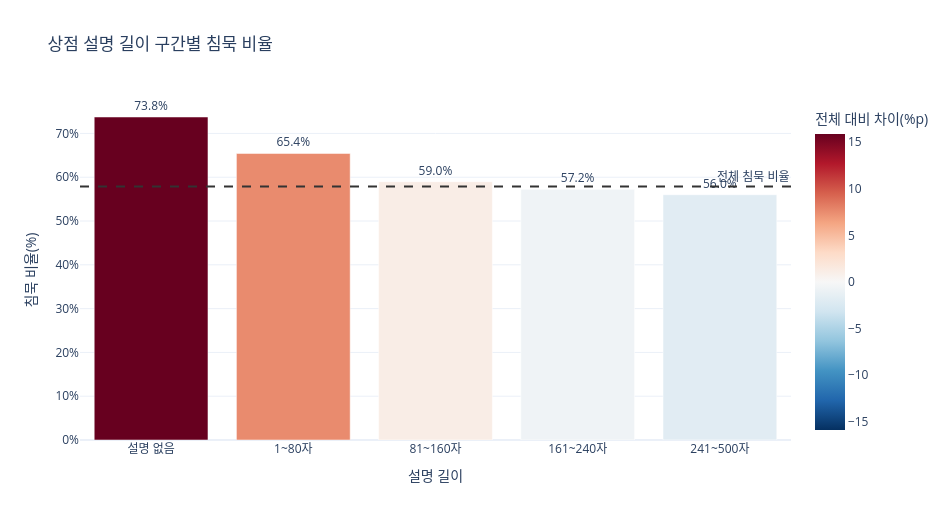

Source (notebook cell):
### Code cell
fig = px.bar(
    desc_risk,
    x="description_length_bin",
    y="silence_rate",
    color="rate_diff",
    color_continuous_scale="RdBu_r",
    color_continuous_midpoint=0,
    text="silence_rate",
    title="상점 설명 길이 구간별 침묵 비율",
    labels={"description_length_bin": "설명 길이", "silence_rate": "침묵 비율(%)", "rate_diff": "전체 대비 차이(%p)"},
    hover_data={"game_count": ":,", "silence_games": ":,", "lift": ":.2f"},
)
fig.add_hline(y=overall_silence_rate, line_dash="dash", line_color="#333333", annotation_text="전체 침묵 비율")
fig.update_traces(texttemplate="%{text:.1f}%", textposition="outside")
fig.update_layout(template="plotly_white", width=950, height=520, yaxis=dict(ticksuffix="%"))
fig.show()

### Figure 1 — Plotly figure (JSON) as saved in the notebook; plotly's stock layout.template omitted (floating-point values rounded to 4 significant figures)
{"data": [{"customdata": [[80.0, 59.0, 1.274], [836.0, 547.0, 1.131], [2577.0, 1520.0, 1.019], [3865.0, 2212.0, 0.9889], [4283.0, 2399.0, 0.9678]], "hovertemplate": "설명 길이=%{x}<br>침묵 비율(%)=%{text}<br>game_count=%{customdata[0]:,}<br>silence_games=%{customdata[1]:,}<br>lift=%{customdata[2]:.2f}<br>전체 대비 차이(%p)=%{marker.color}<extra></extra>", "legendgroup": "", "marker": {"color": [15.88, 7.558, 1.11, -0.6415, -1.861], "coloraxis": "coloraxis", "pattern": {"shape": ""}}, "name": "", "orientation": "v", "showlegend": false, "text": [73.75, 65.43, 58.98, 57.23, 56.01], "textposition": "outside", "texttemplate": "%{text:.1f}%", "type": "bar", "x": ["설명 없음", "1~80자", "81~160자", "161~240자", "241~500자"], "xaxis": "x", "y": [73.75, 65.43, 58.98, 57.23, 56.01], "yaxis": "y"}], "layout": {"annotations": [{"showarrow": false, "text": "전체 침묵 비율", "x": 1, "xanchor": "right", "xref": "x domain", "y": 57.87, "yanchor": "bottom", "yref": "y"}], "barmode": "relative", "coloraxis": {"cmid": 0, "colorbar": {"title": {"text": "전체 대비 차이(%p)"}}, "colorscale": [[0, "rgb(5,48,97)"], [0.1, "rgb(33,102,172)"], [0.2, "rgb(67,147,195)"], [0.3, "rgb(146,197,222)"], [0.4, "rgb(209,229,240)"], [0.5, "rgb(247,247,247)"], [0.6, "rgb(253,219,199)"], [0.7, "rgb(244,165,130)"], [0.8, "rgb(214,96,77)"], [0.9, "rgb(178,24,43)"], [1, "rgb(103,0,31)"]]}, "height": 520, "legend": {"tracegroupgap": 0}, "shapes": [{"line": {"color": "#333333", "dash": "dash"}, "type": "line", "x0": 0, "x1": 1, "xref": "x domain", "y0": 57.87, "y1": 57.87, "yref": "y"}], "title": {"text": "상점 설명 길이 구간별 침묵 비율"}, "width": 950, "xaxis": {"anchor": "y", "domain": [0, 1], "title": {"text": "설명 길이"}}, "yaxis": {"anchor": "x", "domain": [0, 1], "ticksuffix": "%", "title": {"text": "침묵 비율(%)"}}}}
